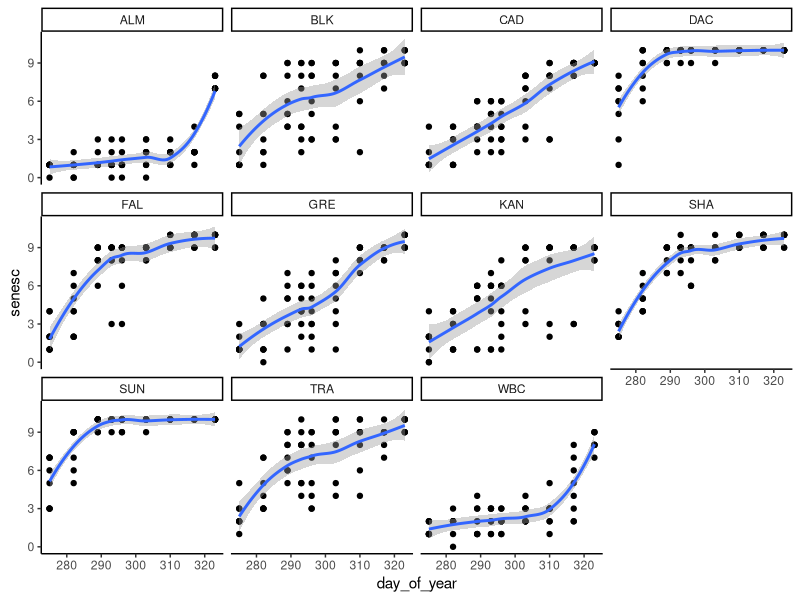
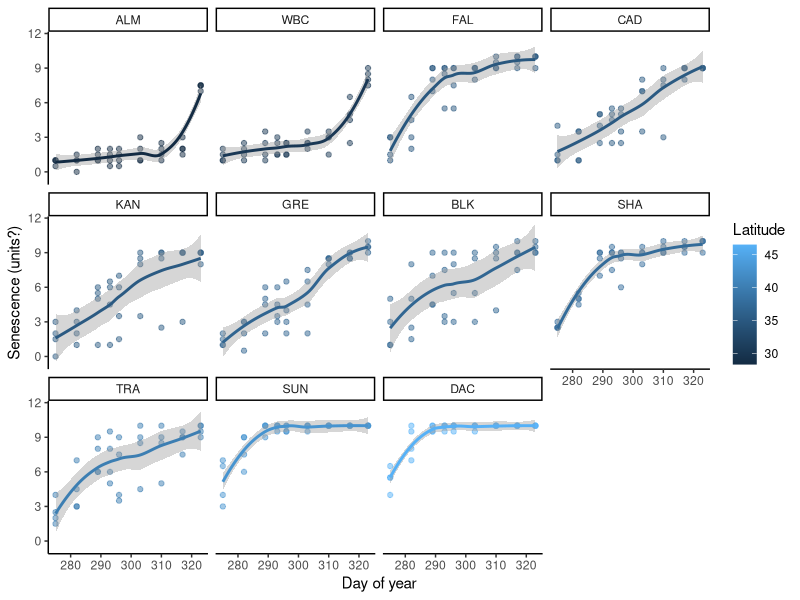
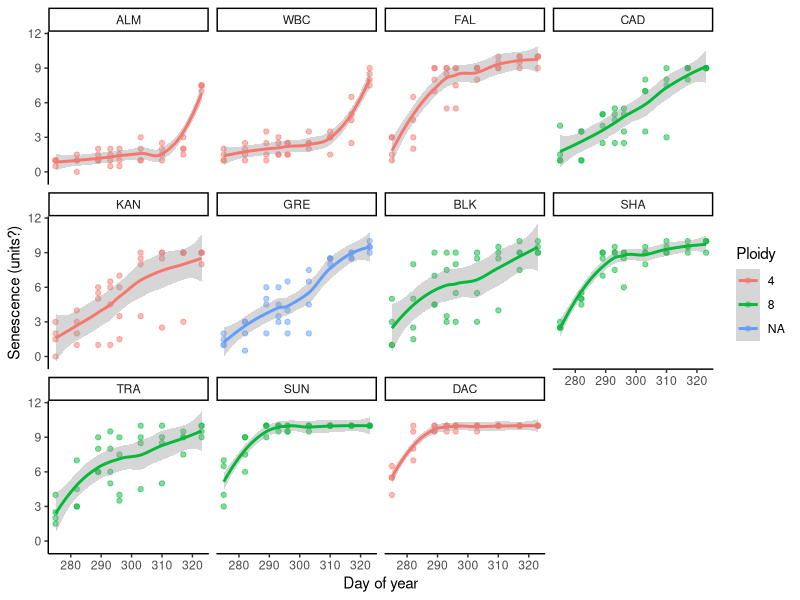
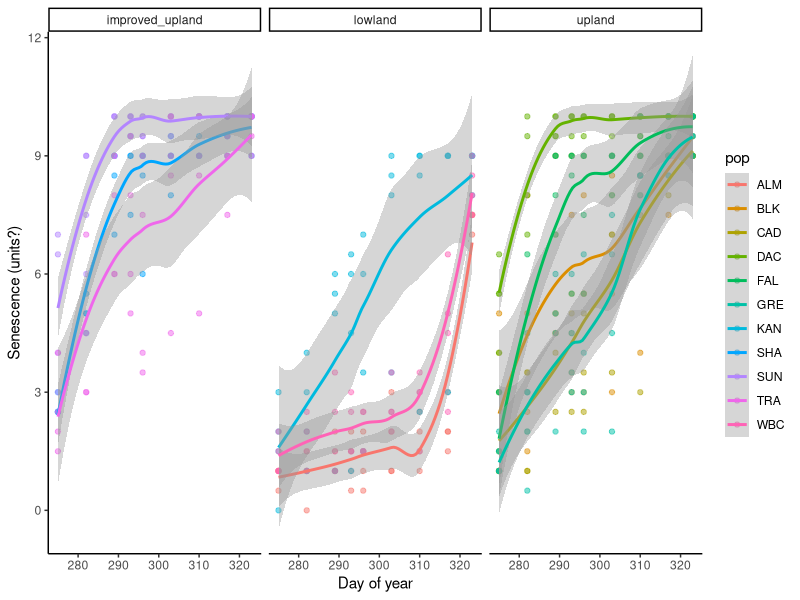

Write the R code that produced these figures, in order.
#code from weekly_meetings/week1/BOG_background.qmd

#Selected 
library(tidyverse)
library(here)
library(readxl)

theme_set(theme_classic())   # getting rid of ggplot defaults (e.g. grey background) (MH)


#read data
BOG_sen <- read_excel("data/BOG_Senescence.xls",
                              na = "NA"
) %>%
  pivot_longer(-(pop:popblock)) %>%
  mutate(across(pop:popblock, as_factor)) %>%
  rename(date = name, senesc = value) %>%
  mutate(date = as.Date(as.numeric(date), origin = "1899-12-30"),
         day_of_year = julian(date, origin = as.Date("2014-01-01"))
  )

head(BOG_sen)
summary(BOG_sen)

#plot data

BOG_sen %>%
  ggplot(aes(day_of_year, senesc)) +
  geom_point() +
  facet_wrap(~pop) +
  geom_smooth()


#read switchgrass population information, source/ploidy/etc.

BOG_sen_details <- left_join(
  BOG_sen,
  read_excel("data/BOG_geoloc_ecot_ploid_SaraH.xlsx") %>%
    rename(pop = population)
)

#summarise out pseudoreps (subplots a & b)

BOG_sen_summ <- BOG_sen_details %>%
  select(clone, day_of_year, pop, ecotype, ploidy, lat, lon, senesc) %>%
  group_by(clone, day_of_year, pop, ecotype, ploidy, lat, lon) %>%
  summarise(senesc = median(senesc, na.rm = TRUE))

#Plot the improved and corrected dataset using information about latitude

BOG_sen_summ %>%
  ggplot(aes(day_of_year, senesc, colour = lat)) +
  geom_point(alpha=0.5) +                            # alpha = making points slightly transparent (MH)
  facet_wrap(~reorder(pop, lat)) +
  geom_smooth() +
  xlab("Day of year") + ylab("Senescence (units?)") +# customise axis titles (MH)
  labs(colour = "Latitude")                          # specifying legend title (MH)


## JR - looking at latitudinal spread of ploidy (change colour = ploidy)
## ploidy 8 more common in high latitude vs. ploidy 4 in low latitude..confounding?
## Also need to fix ploidy = NA for one population
BOG_sen_summ %>%
  ggplot(aes(day_of_year, senesc, colour = ploidy)) +
  geom_point(alpha=0.5) +                            # alpha = making points slightly transparent (MH)
  facet_wrap(~reorder(pop, lat)) +
  geom_smooth() +
  xlab("Day of year") + ylab("Senescence (units?)") +# customise axis titles
  labs(colour = "Ploidy")                          # specifying legend title

## Explore the effect of ecotype  
BOG_sen_summ %>%
  ggplot(aes(day_of_year, senesc, colour = pop)) +
  geom_point(alpha=0.5) +                            
  facet_wrap(~ecotype) +
  geom_smooth() +
  xlab("Day of year") + ylab("Senescence (units?)") +
  labs(colour = "pop")                          

## LBE - Let's break this down first! R olden times - before Tidyverse

# object_1 <- read.csv(~"filepath")
# object_2 <- function1(data=object_1, "blah blah blah")
# object_3 <- function2(data=object_2, "blah blah blah")
# object_4 <- function3(data=object_3, "blah blah blah")

## Basic pipe structure breakdown (in session)

#read data (LBE - streamline in session)
BOG_sen <- read_excel("data/BOG_Senescence.xls",
                      na = "NA"
) %>%
  pivot_longer(-(pop:popblock)) %>%
  mutate(across(pop:popblock, as_factor)) %>%
  rename(date = name, senesc = value) %>%
  mutate(date = as.Date(as.numeric(date), origin = "1899-12-30"),
         day_of_year = julian(date, origin = as.Date("2014-01-01"))
  )

head(BOG_sen)

# Checking if I can push right (TL)
